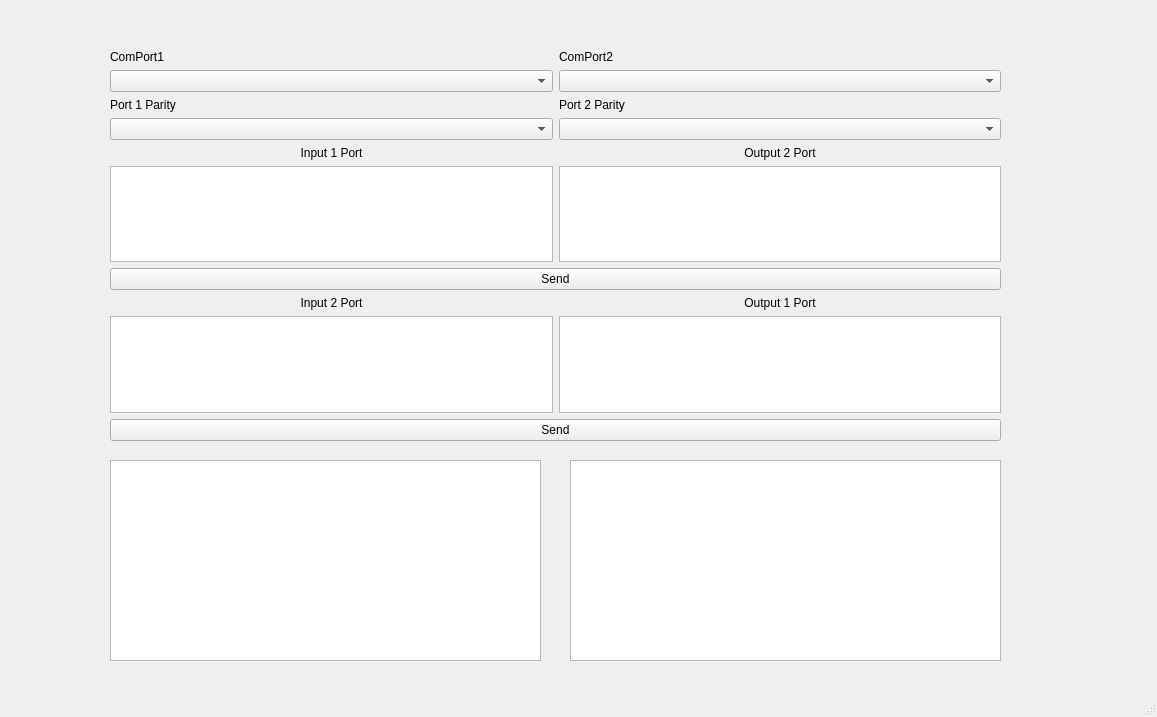
<?xml version="1.0" encoding="UTF-8"?>
<ui version="4.0">
 <class>MainWindow</class>
 <widget class="QMainWindow" name="MainWindow">
  <property name="geometry">
   <rect>
    <x>0</x>
    <y>0</y>
    <width>1157</width>
    <height>717</height>
   </rect>
  </property>
  <property name="windowTitle">
   <string>MainWindow</string>
  </property>
  <widget class="QWidget" name="centralwidget">
   <widget class="QWidget" name="gridLayoutWidget">
    <property name="geometry">
     <rect>
      <x>110</x>
      <y>50</y>
      <width>891</width>
      <height>391</height>
     </rect>
    </property>
    <layout class="QGridLayout" name="gridLayout">
     <item row="4" column="2">
      <widget class="QLabel" name="label_4">
       <property name="text">
        <string>&lt;html&gt;&lt;head/&gt;&lt;body&gt;&lt;p align=&quot;center&quot;&gt;Output 2 Port&lt;/p&gt;&lt;/body&gt;&lt;/html&gt;</string>
       </property>
      </widget>
     </item>
     <item row="7" column="2">
      <widget class="QLabel" name="label_6">
       <property name="text">
        <string>&lt;html&gt;&lt;head/&gt;&lt;body&gt;&lt;p align=&quot;center&quot;&gt;Output 1 Port&lt;/p&gt;&lt;/body&gt;&lt;/html&gt;</string>
       </property>
      </widget>
     </item>
     <item row="1" column="2">
      <widget class="QComboBox" name="comboBoxComPort2"/>
     </item>
     <item row="7" column="1">
      <widget class="QLabel" name="label_5">
       <property name="frameShape">
        <enum>QFrame::Shape::NoFrame</enum>
       </property>
       <property name="text">
        <string>&lt;html&gt;&lt;head/&gt;&lt;body&gt;&lt;p align=&quot;center&quot;&gt;Input 2 Port&lt;/p&gt;&lt;/body&gt;&lt;/html&gt;</string>
       </property>
      </widget>
     </item>
     <item row="4" column="1">
      <widget class="QLabel" name="label_3">
       <property name="layoutDirection">
        <enum>Qt::LayoutDirection::LeftToRight</enum>
       </property>
       <property name="text">
        <string>&lt;html&gt;&lt;head/&gt;&lt;body&gt;&lt;p align=&quot;center&quot;&gt;Input 1 Port&lt;/p&gt;&lt;/body&gt;&lt;/html&gt;</string>
       </property>
      </widget>
     </item>
     <item row="2" column="2">
      <widget class="QLabel" name="label_2">
       <property name="text">
        <string>Port 2 Parity</string>
       </property>
      </widget>
     </item>
     <item row="0" column="1">
      <widget class="QLabel" name="labelCom1">
       <property name="text">
        <string>ComPort1</string>
       </property>
      </widget>
     </item>
     <item row="6" column="1" colspan="2">
      <widget class="QPushButton" name="pushButtonSend1">
       <property name="text">
        <string>Send</string>
       </property>
      </widget>
     </item>
     <item row="3" column="1">
      <widget class="QComboBox" name="comboBoxParity1"/>
     </item>
     <item row="3" column="2">
      <widget class="QComboBox" name="comboBoxParity2"/>
     </item>
     <item row="5" column="1">
      <widget class="QTextEdit" name="textEditInput1"/>
     </item>
     <item row="8" column="2">
      <widget class="QTextEdit" name="textEditOutput1"/>
     </item>
     <item row="2" column="1">
      <widget class="QLabel" name="label">
       <property name="text">
        <string>Port 1 Parity</string>
       </property>
      </widget>
     </item>
     <item row="0" column="2">
      <widget class="QLabel" name="labelCom2">
       <property name="text">
        <string>ComPort2</string>
       </property>
      </widget>
     </item>
     <item row="8" column="1">
      <widget class="QTextEdit" name="textEditInput2"/>
     </item>
     <item row="1" column="1">
      <widget class="QComboBox" name="comboBoxComPort1"/>
     </item>
     <item row="5" column="2">
      <widget class="QTextEdit" name="textEditOutput2"/>
     </item>
     <item row="9" column="1" colspan="2">
      <widget class="QPushButton" name="pushButtonSend2">
       <property name="text">
        <string>Send</string>
       </property>
      </widget>
     </item>
    </layout>
   </widget>
   <widget class="QTextEdit" name="textEdit">
    <property name="geometry">
     <rect>
      <x>110</x>
      <y>460</y>
      <width>431</width>
      <height>201</height>
     </rect>
    </property>
   </widget>
   <widget class="QTextEdit" name="textEdit2">
    <property name="geometry">
     <rect>
      <x>570</x>
      <y>460</y>
      <width>431</width>
      <height>201</height>
     </rect>
    </property>
   </widget>
  </widget>
  <widget class="QMenuBar" name="menubar">
   <property name="geometry">
    <rect>
     <x>0</x>
     <y>0</y>
     <width>1157</width>
     <height>25</height>
    </rect>
   </property>
  </widget>
  <widget class="QStatusBar" name="statusbar"/>
 </widget>
 <resources/>
 <connections/>
</ui>
